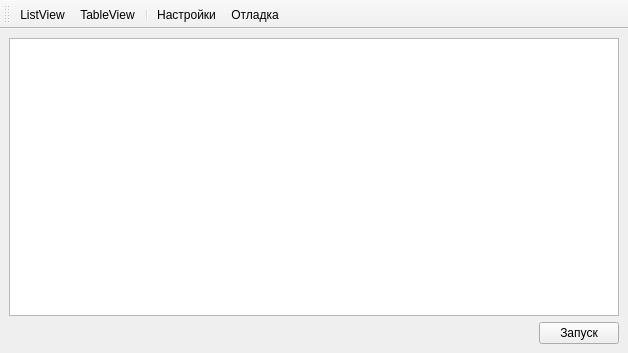
<?xml version="1.0" encoding="UTF-8"?>
<ui version="4.0">
 <class>MainWindow</class>
 <widget class="QMainWindow" name="MainWindow">
  <property name="geometry">
   <rect>
    <x>0</x>
    <y>0</y>
    <width>628</width>
    <height>353</height>
   </rect>
  </property>
  <property name="windowTitle">
   <string>Launcher</string>
  </property>
  <property name="windowIcon">
   <iconset resource="recources.qrc">
    <normaloff>:/psy.png</normaloff>:/psy.png</iconset>
  </property>
  <widget class="QWidget" name="centralwidget">
   <layout class="QVBoxLayout" name="verticalLayout">
    <item>
     <widget class="QListView" name="listView">
      <property name="resizeMode">
       <enum>QListView::Adjust</enum>
      </property>
      <property name="viewMode">
       <enum>QListView::IconMode</enum>
      </property>
     </widget>
    </item>
    <item>
     <layout class="QHBoxLayout" name="horizontalLayout">
      <item>
       <spacer name="horizontalSpacer">
        <property name="orientation">
         <enum>Qt::Horizontal</enum>
        </property>
        <property name="sizeHint" stdset="0">
         <size>
          <width>40</width>
          <height>20</height>
         </size>
        </property>
       </spacer>
      </item>
      <item>
       <widget class="QPushButton" name="bt_ok">
        <property name="text">
         <string>Запуск</string>
        </property>
        <property name="icon">
         <iconset resource="recources.qrc">
          <normaloff>:/button_ok.png</normaloff>:/button_ok.png</iconset>
        </property>
       </widget>
      </item>
     </layout>
    </item>
   </layout>
  </widget>
  <widget class="QToolBar" name="toolBar">
   <property name="windowTitle">
    <string>toolBar</string>
   </property>
   <attribute name="toolBarArea">
    <enum>TopToolBarArea</enum>
   </attribute>
   <attribute name="toolBarBreak">
    <bool>false</bool>
   </attribute>
   <addaction name="actIconMode"/>
   <addaction name="actListMode"/>
   <addaction name="separator"/>
   <addaction name="actConfig"/>
   <addaction name="actDebug"/>
  </widget>
  <action name="act_exit">
   <property name="icon">
    <iconset resource="recources.qrc">
     <normaloff>:/cancel.png</normaloff>:/cancel.png</iconset>
   </property>
   <property name="text">
    <string>Выход</string>
   </property>
  </action>
  <action name="actIconMode">
   <property name="checkable">
    <bool>true</bool>
   </property>
   <property name="icon">
    <iconset resource="recources.qrc">
     <normaloff>:/view-list-icons.png</normaloff>:/view-list-icons.png</iconset>
   </property>
   <property name="text">
    <string>ListView</string>
   </property>
  </action>
  <action name="actListMode">
   <property name="checkable">
    <bool>true</bool>
   </property>
   <property name="icon">
    <iconset resource="recources.qrc">
     <normaloff>:/view-list-tree.png</normaloff>:/view-list-tree.png</iconset>
   </property>
   <property name="text">
    <string>TableView</string>
   </property>
  </action>
  <action name="actDebug">
   <property name="checkable">
    <bool>true</bool>
   </property>
   <property name="icon">
    <iconset resource="recources.qrc">
     <normaloff>:/debug-run.png</normaloff>:/debug-run.png</iconset>
   </property>
   <property name="text">
    <string>Отладка</string>
   </property>
  </action>
  <action name="actConfig">
   <property name="icon">
    <iconset resource="recources.qrc">
     <normaloff>:/configure.png</normaloff>:/configure.png</iconset>
   </property>
   <property name="text">
    <string>Настройки</string>
   </property>
  </action>
 </widget>
 <resources>
  <include location="recources.qrc"/>
 </resources>
 <connections/>
</ui>
